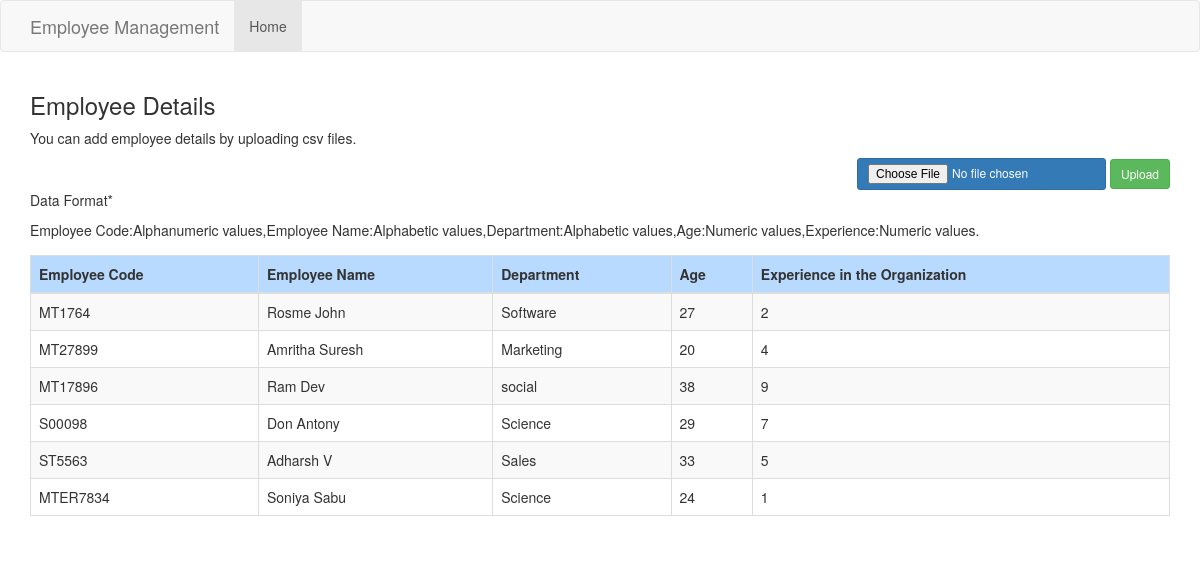
Page /employee.php on the committed database.
### tables this page shows
CREATE TABLE IF NOT EXISTS `employee_details` (
  `id` int(11) NOT NULL AUTO_INCREMENT,
  `employee_code` varchar(200) NOT NULL,
  `employee_name` varchar(200) NOT NULL,
  `department` varchar(200) NOT NULL,
  `age` smallint(6) NOT NULL,
  `experience` smallint(6) NOT NULL,
  PRIMARY KEY (`id`)
);

### employee.php (the view, shortened to what this page needs)
<!DOCTYPE html>
<html lang="en">
<head>
  <link rel="stylesheet" href="https://maxcdn.bootstrapcdn.com/bootstrap/3.4.1/css/bootstrap.min.css">
</head>
<body>
<?php session_start();
include 'config/database.php';?>
<nav class="navbar navbar-default">
  <div class="container">
    <div class="navbar-header">
      <a class="navbar-brand" href="index.php">Employee Management</a>
    </div>
    <ul class="nav navbar-nav">
      <li class="active"><a href="index.php">Home</a></li>
    </ul>
  </div>
</nav>
<div class="container">
  <h3>Employee Details</h3>
  <p>You can add employee details by uploading csv files.</p>
  <form id="myform" method="post" action="" enctype="multipart/form-data" id="myform">
  <div class='row'>
  <div class='col-md-4 col-xs-12 pull-right'>
  <div class='pull-right'>
  <div class="file btn btn-sm btn-primary">
		<input type="file" name="file"  id='file' >
	</div>
    <input type="submit" value="Upload" class="file btn btn-sm btn-success" />
  </div>
  </div>
  </div>
</form>
<section>
<p>Data Format*</p>
<p>Employee Code:Alphanumeric values,Employee Name:Alphabetic values,Department:Alphabetic values,Age:Numeric values,Experience:Numeric values.</p>
</section>
<table class="table table-bordered table-striped">
    <thead>
      <tr  class="table-primary">
        <th>Employee Code</th>
        <th>Employee Name</th>
        <th>Department</th>
        <th>Age</th>
        <th>Experience in the Organization</th>
      </tr>
    </thead>
    <tbody>
    <?php
    $sql = "SELECT * FROM employee_details";
    $employee = $conn->query($sql);
     foreach($employee as $emp){ ?>
      <tr>
        <td><?= $emp['employee_code']; ?></td>
        <td><?= $emp['employee_name']; ?></td>
        <td><?= $emp['department']; ?></td>
        <td><?= $emp['age']; ?></td>
        <td><?= $emp['experience']; ?></td>
      </tr>
      <?php } ?>
    </tbody>
</table>
</div>
</body>
</html>

### employee.php (style rules this page uses)
.table-primary { background-color: #b8daff; }
.file { position: relative;overflow: hidden;cursor: pointer; }
.table { margin-top:15px; }
#file { cursor: pointer; }

### rows in the picture
employee_details: employee_code "MT1764", employee_name "Rosme John", department "Software", age "27", experience "2"
employee_details: employee_code "MT27899", employee_name "Amritha Suresh", department "Marketing", age "20", experience "4"
employee_details: employee_code "MT17896", employee_name "Ram Dev", department "social", age "38", experience "9"
employee_details: employee_code "S00098", employee_name "Don Antony", department "Science", age "29", experience "7"
employee_details: employee_code "ST5563", employee_name "Adharsh V", department "Sales", age "33", experience "5"
employee_details: employee_code "MTER7834", employee_name "Soniya Sabu", department "Science", age "24", experience "1"
